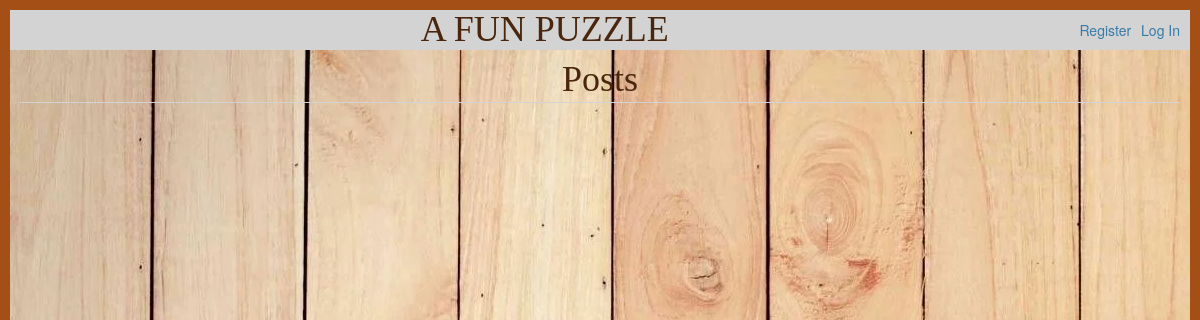
Before: / with the older database file.
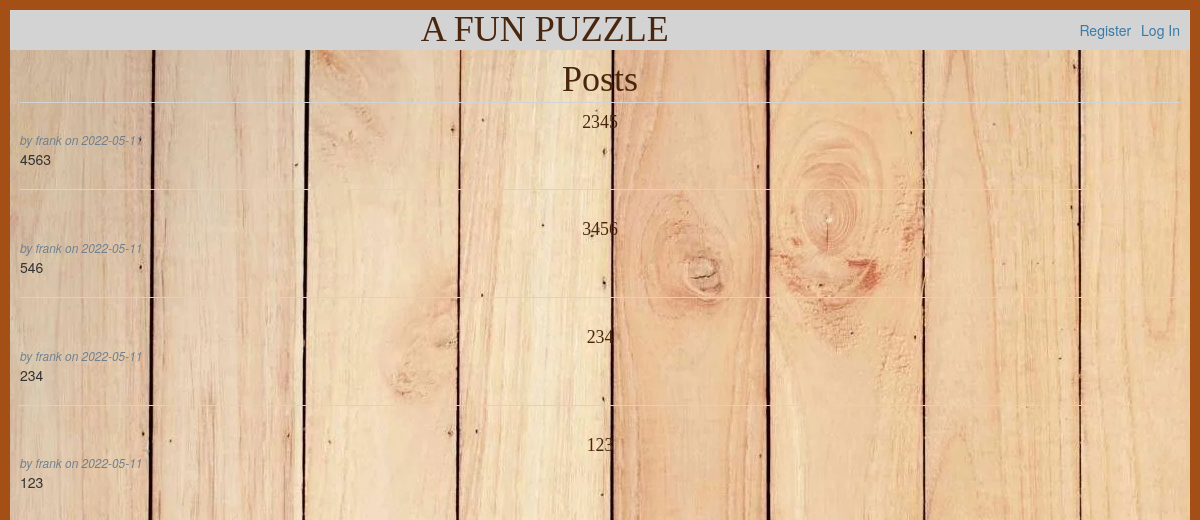
After: the same page with the newer database file.
### tables this page shows
CREATE TABLE post (
  id INTEGER PRIMARY KEY AUTOINCREMENT,
  author_id INTEGER NOT NULL,
  created TIMESTAMP NOT NULL DEFAULT CURRENT_TIMESTAMP,
  title TEXT NOT NULL,
  body TEXT NOT NULL,
  FOREIGN KEY (author_id) REFERENCES user (id)
);

CREATE TABLE user (
  id INTEGER PRIMARY KEY AUTOINCREMENT,
  username TEXT UNIQUE NOT NULL,
  password TEXT NOT NULL
);

### flaskapp/blog.py (the view)
@bp.route('/')
def index():
    db = get_db()
    posts = db.execute(
        'SELECT p.id, title, body, created, author_id, username'
        ' FROM post p JOIN user u ON p.author_id = u.id'
        ' ORDER BY created DESC'
    ).fetchall()
    return render_template('blog/index.html', posts=posts)

### flaskapp/auth.py (called while the page is built)
@bp.before_app_request
def load_logged_in_user():
    user_id = session.get('user_id')
    if user_id is None:
        g.user = None
    else:
        g.user = get_db().execute(
            'SELECT * FROM user WHERE id = ?', (user_id,)
        ).fetchone()

### flaskapp/db.py (called while the page is built)
def get_db():
    if 'db' not in g:
        g.db = sqlite3.connect(
            current_app.config['DATABASE'],
            detect_types=sqlite3.PARSE_DECLTYPES
        )
        g.db.row_factory = sqlite3.Row
    return g.db

### flaskapp/templates/blog/index.html (shortened to what this page needs)
{% extends 'base.html' %}
{% block header %}
  <h1>{% block title %}Posts{% endblock %}</h1>
{% endblock %}
{% block content %}
  {% for post in posts %}
    <article class="post">
      <header>
        <div>
          <h1>{{ post['title'] }}</h1>
          <div class="about">by {{ post['username'] }} on {{ post['created'].strftime('%Y-%m-%d') }}</div>
        </div>
      </header>
      <p class="body">{{ post['body'] }}</p>
    </article>
    {% if not loop.last %}
      <hr>
    {% endif %}
  {% endfor %}
{% endblock %}

### flaskapp/templates/base.html (shortened to what this page needs)
<!doctype html>
<link rel="stylesheet" href="https://maxcdn.bootstrapcdn.com/bootstrap/3.4.1/css/bootstrap.min.css">
<link rel="stylesheet" href="{{ url_for('static', filename='css/style.css') }}">
<nav>
  <h1>A FUN PUZZLE</h1>
  <ul>
    {% if g.user %}
      <li><span>{{ g.user['username'] }}</span>
      <li><a href="{{ url_for('auth.logout') }}">Log Out</a>
    {% else %}
      <li><a href="{{ url_for('auth.register') }}">Register</a>
      <li><a href="{{ url_for('auth.login') }}">Log In</a>
    {% endif %}
  </ul>
</nav>
<section class="content">
  <header>
    {% block header %}{% endblock %}
  </header>
  {% block content %}{% endblock %}
</section>

### flaskapp/static/css/style.css (style rules this page uses)
h1 { text-align: center; font-family: serif; color: #49260d; margin: 1rem 0; }
a { color: #377ba8; }
hr { border: none; border-top: 1px solid lightgray; }
nav { background: lightgray; display: flex; align-items: center; padding: 0 0.5rem; }
nav h1 { flex: auto; margin: 0; }
nav ul { display: flex; list-style: none; margin: 0; padding: 0; }
nav ul li a, nav ul li span, header .action { display: block; padding: 0.5rem; }
.content { padding: 0 1rem 1rem; }
.content>header { border-bottom: 1px solid lightgray; display: flex; align-items: flex-end; }
.content>header h1 { flex: auto; margin: 1rem 0 0.25rem 0; }
.post>header { display: flex; align-items: flex-end; font-size: 0.85em; }
.post>header>div:first-of-type { flex: auto; }
.post>header h1 { font-size: 1.5em; margin-bottom: 0; }
.post .about { color: slategray; font-style: italic; }
.post .body { white-space: pre-line; }
.content:last-child { margin-bottom: 0; }

Changed rows visible on the page:
added post: title "2345", username "frank", created "2022-05-11", body "4563"
added post: title "3456", username "frank", created "2022-05-11", body "546"
added post: title "234", username "frank", created "2022-05-11", body "234"
added post: title "123", username "frank", created "2022-05-11", body "123"
